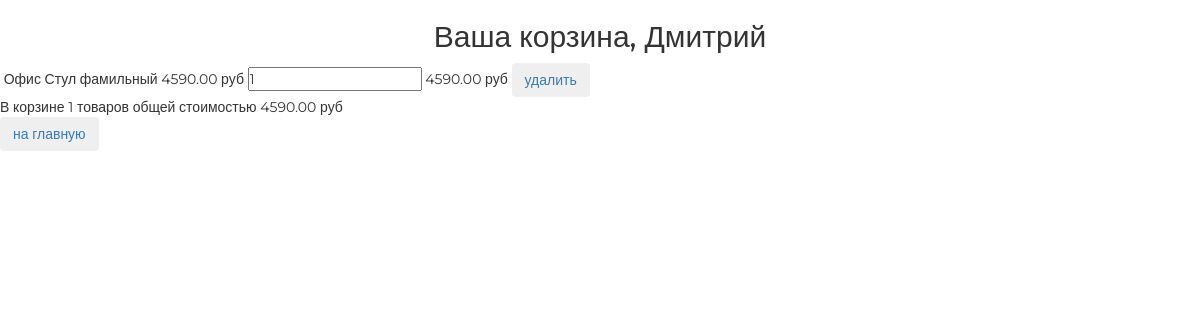
/basket/ (signed in), run on the app's committed database.
### authapp/models.py (models this page shows, shortened)
class ShopUser(AbstractUser):
    age = models.PositiveIntegerField(verbose_name="возраст", blank=True, default=18)
    avatar = models.ImageField(verbose_name="аватар", blank=True, upload_to="users")
    phone = models.CharField(
        max_length=20,
        verbose_name="телефон",
        blank=True,
    )
    city = models.CharField(max_length=20, verbose_name="город", blank=True)
    activation_key = models.CharField(max_length=128, blank=True)
    activation_key_expires = models.DateTimeField(
        default=get_activation_key_expiration_date
    )

### basketapp/models.py (models this page shows, shortened)
class Basket(models.Model):
    class Meta:
        ordering = ("id",)
        unique_together = ("user", "product")
    user = models.ForeignKey(
        settings.AUTH_USER_MODEL, on_delete=models.CASCADE, related_name="basket"
    )
    product = models.ForeignKey(Product, on_delete=models.CASCADE)
    quantity = models.PositiveIntegerField(verbose_name="количество", default=0)
    add_datetime = models.DateTimeField(verbose_name="время", auto_now_add=True)
    objects = BasketManager()
    @property
    def cost(self):
        return self.product.price * self.quantity

### mainapp/models.py (models this page shows, shortened)
class Product(models.Model):
    category = models.ForeignKey(ProductCategory, on_delete=models.CASCADE)
    name = models.CharField(verbose_name="имя", max_length=100)
    price = models.DecimalField(
        verbose_name="цена", max_digits=7, decimal_places=2, default=0
    )
    color = models.TextField(verbose_name="цвет", blank=True)
    description = models.TextField(verbose_name="описание", blank=True)
    image = models.ImageField(verbose_name="картинка", blank=True, upload_to="products")
    quantity = models.PositiveIntegerField(verbose_name="количество", default=0)
    is_active = models.BooleanField(verbose_name="активен", default=True)

class ProductCategory(models.Model):
    name = models.CharField(verbose_name="имя", max_length=100)
    description = models.TextField(verbose_name="описание", blank=True)
    is_active = models.BooleanField(verbose_name="активна", default=True)

### basketapp/views.py (the view)
# urls.py: path("", views.view, name="view"),
@login_required
def view(request):
    return render(
        request,
        "basketapp/basket.html",
        context={
            "title": "Корзина",
        },
    )

### basketapp/models.py (called while the page is built)
    def total_quantity(self):
        basket_items = self.all()
        return sum(item.quantity for item in basket_items)

    def total_cost(self):
        basket_items = self.all()
        return sum(item.cost for item in basket_items)

### mainapp/context_processors.py (called while the page is built)
def menu_links(request):
    return {
        "menu_links": [
            {"url": "main", "active": ["main"], "name": "домой"},
            {
                "url": "products:all",
                "active": ["products:all", "products:category"],
                "name": "продукты",
            },
            {"url": "contact", "active": ["contact"], "name": "контакты"},
        ]
    }

### basketapp/templates/basketapp/basket.html (shortened to what this page needs)
{% extends 'basketapp/base.html' %}
{% load static %}
{% block content %}
  <div class="basket_list">
    {% include 'basketapp/includes/inc_basket_list.html' %}
  </div>
  <button class="btn btn-round">
    <a href="{% url 'main' %}">на главную</a>
  </button>
{% endblock %}

### basketapp/templates/basketapp/base.html (shortened to what this page needs)
<!DOCTYPE html>
{% load static %}
<html>
<head>
  {% block css %}
    <link rel="stylesheet" href="{% static 'css/bootstrap.min.css' %}">
    <link rel="stylesheet" href="{% static 'css/style.css' %}">
    <link rel="stylesheet" href="{% static 'fonts/font-awesome/css/font-awesome.css' %}">
  {% endblock %}
</head>
<body>
  <div class="basket_container">
    <div class="h2 text-center head">
      Ваша корзина,
      {% if user.first_name %}
        {{ user.first_name|title}}
      {% else %}
        Пользователь
      {% endif %}
    </div>
    {% block content %}
    {% endblock %}
  </div>
</body>
</html>

### basketapp/templates/basketapp/includes/inc_basket_list.html (shortened to what this page needs)
{% for item in user.basket.all  %}
<div class="basket_record">
    <span class="category_name">{{ item.product.category.name }}</span>
    <span class="product_name">{{ item.product.name }}</span>
    <span class="product_price">{{ item.product.price }}&nbspруб</span>
    <input type="number" name="{{ item.pk }}"
    min="0"
    value="{{ item.quantity }}">
    <span class="product_cost">{{ item.cost }}&nbspруб</span>
    <button class="btn btn-round">
        <a href="{% url 'basket:remove' item.pk %}" class="">
            удалить
        </a>
    </button>
</div>
{% endfor %}
{% if user.basket.total_quantity %}
<div class="basket_summary">
    В корзине {{ user.basket.total_quantity }} товаров общей стоимостью
    {{ user.basket.total_cost }}&nbspруб
</div>
{% endif %}

### static/css/style.css (style rules this page uses)
* { margin: 0; padding: 0; }
body { font-family: 'Montserrat', sans-serif; }
html, body { height: 100%; }

### data on the page
ShopUser: first_name "Дмитрий", basket.total_quantity "1", basket.total_cost "4590.00"
Basket: product.category.name "Офис", product.name "Стул фамильный", product.price "4590.00", quantity "1", cost "4590.00"
